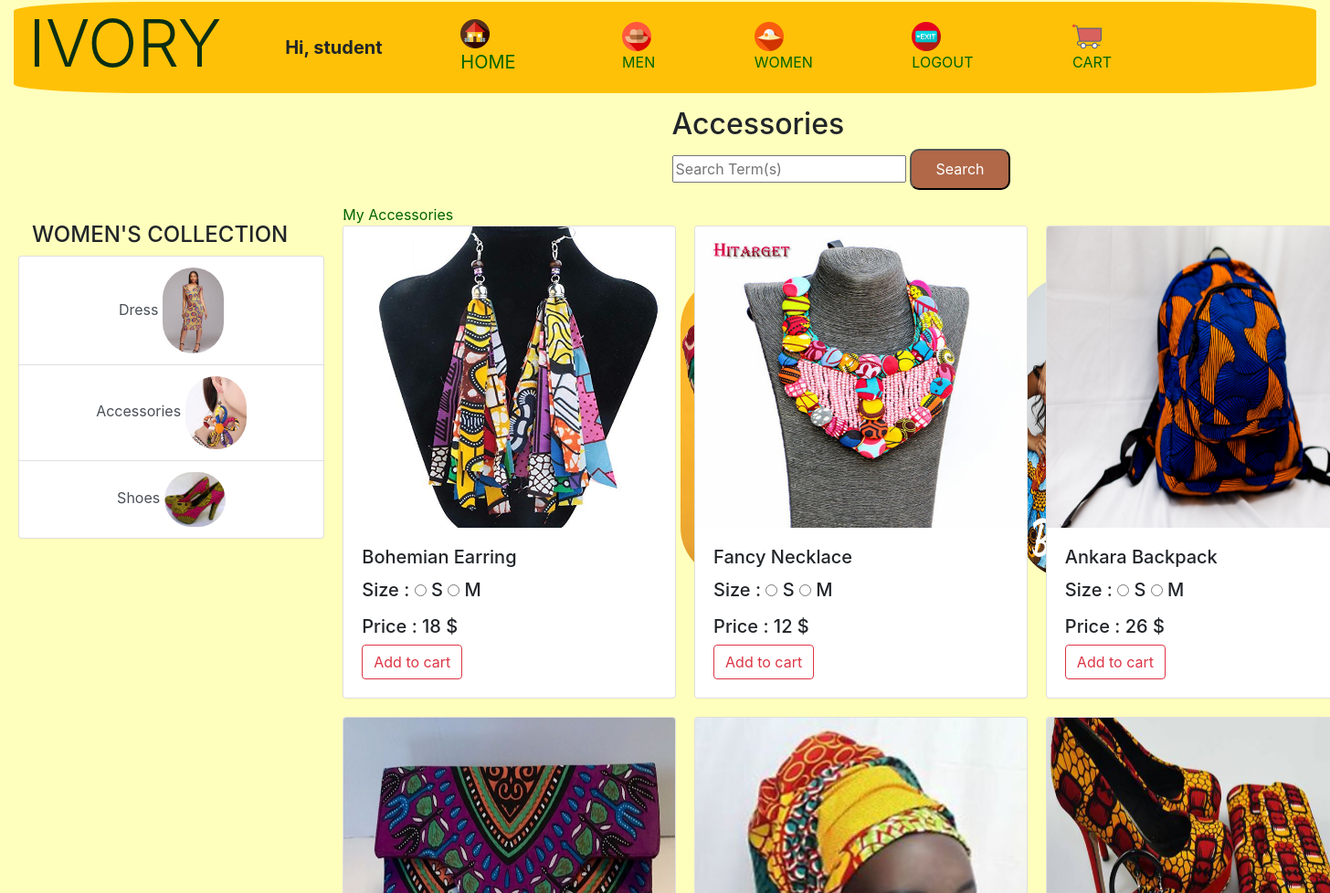
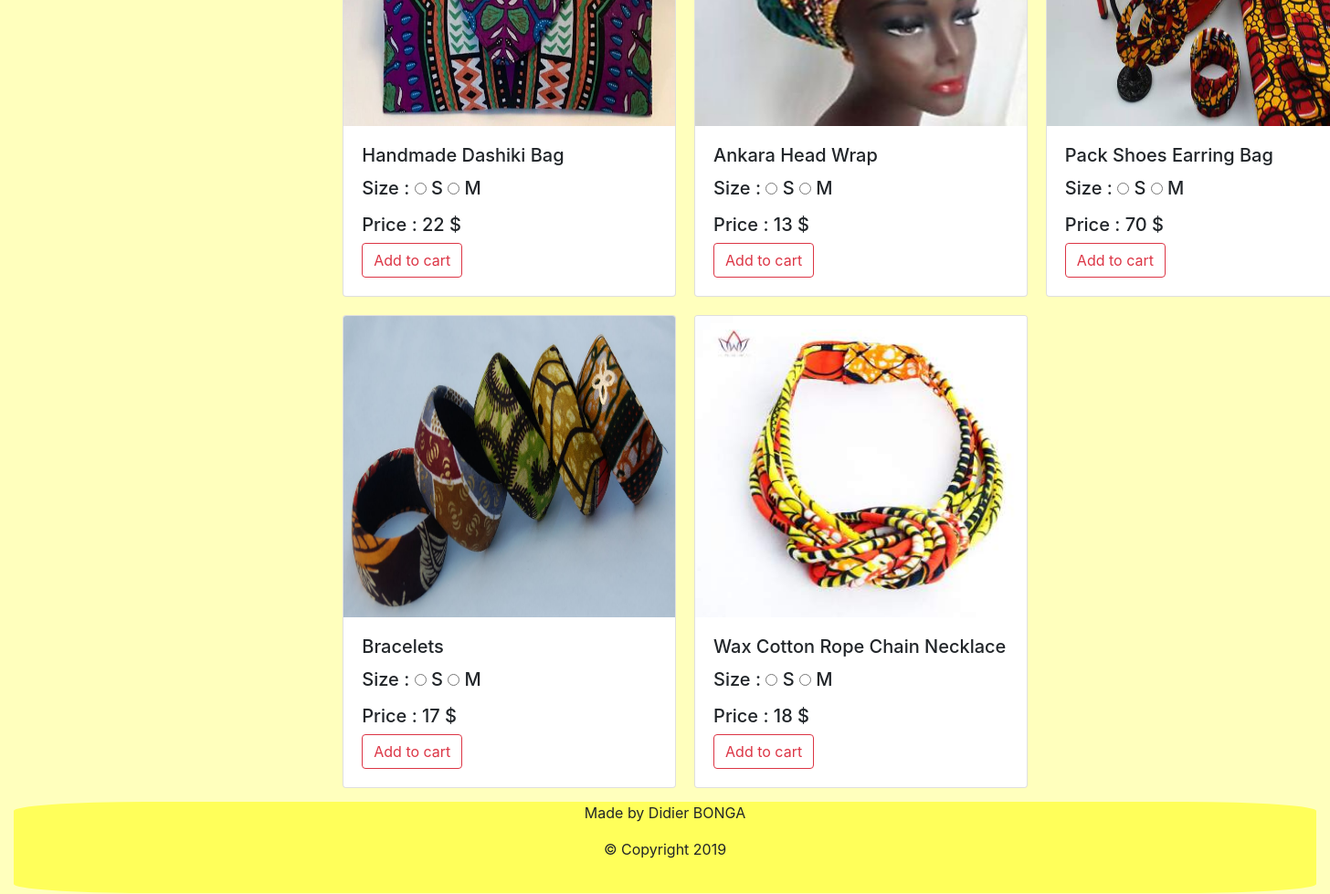
/bagjewel/ (signed in), run on the app's committed database (2 pictures, top to bottom).
### ivoryApp/models.py (models this page shows, shortened)
class BagJewel(models.Model):
    bj_title = models.CharField(max_length=200)
    bj_picture = models.ImageField(upload_to="media/images/", null=True, blank=True)
    bj_price = models.IntegerField(default=0)
    bj_ForeignKey = models.ForeignKey(UserLoginModel, on_delete=models.SET_NULL, null=True, blank=True)

### ivoryApp/views.py (the view)
# urls.py: path('bagjewel/', views.bagjewel, name='bagjewel'),
def bagjewel(request):
    form = MyForm()
    allAccessories = BagJewel.objects.all()
    return render(request, 'ivoryApp/item/bagjewel.html', {'allAccessories': allAccessories, 'form': form})

### ivoryApp/forms.py
class MyForm(forms.Form):
    my_choice_field = forms.ChoiceField(choices=CUSTOMER_SIZE_ACCESSORY)
    ts_size = forms.ChoiceField(choices=CUSTOMER_SIZE)
    s_size = forms.ChoiceField(choices=CUSTOMER_SIZE)
    pant_size = forms.ChoiceField(choices=CUSTOMER_SIZE)
    sm_size = forms.ChoiceField(choices=CUSTOMER_SIZE_SHOES)
    dress_size = forms.ChoiceField(choices=CUSTOMER_SIZE)
    bj_size = forms.ChoiceField(choices=CUSTOMER_SIZE_ACCESSORY)
    sw_size = forms.ChoiceField(choices=CUSTOMER_SIZE_SHOES)

### ivoryApp/templates/ivoryApp/item/bagjewel.html (shortened to what this page needs)
{% extends 'ivoryApp/women.html' %}
{% block content %}
<header>
    <h2>Accessories</h2>
    <form action="{% url 'search_bj' %}" method="post">
        <input type="text" name="mySearch" placeholder="Search Term(s)" aria-label="Search" >
        <button type="submit">Search</button>
    </form>
</header>
<aside>
    {% if user.is_authenticated %}
    <a href="{% url 'yourbagjewel' %}">My Accessories</a>
    {% endif %}
    {% if allAccessories %}
    <div class="miniGrid">
    {% for eachBj in allAccessories %}
    <div class="card" style="width: 22.8rem;">
        <img src="{{eachBj.bj_picture.url}}" class="card-img-top" alt="image item">
        <div class="card-body">
            <h5 class="card-title">{{ eachBj.bj_title }}</h5>
            <h5>
                Size :
                {% for choice in form.bj_size.field.choices %}
                <input type="radio" name="bj_size" value="{{choice.0}}"
                       />
                <label>{{choice.1}}</label>
                {% endfor %}
            </h5>
            <h5>Price : {{ eachBj.bj_price }} $</h5>
            {% if user.is_authenticated %}
            <a href="#" class="btn btn-outline-danger">Add to cart</a>
            {% endif %}
        </div>
    </div>
    {% endfor %}
    </div>
    {% endif %}
</aside>
{% endblock %}

### ivoryApp/templates/ivoryApp/women.html (shortened to what this page needs)
<!DOCTYPE html>
<html lang="en">
<head>
    {% load static %}
    <link rel="stylesheet" href="../../static/ivoryApp/css/bootstrap.css">
    <link rel="stylesheet" href="{% static 'ivoryApp/css/women.css' %}">
</head>
<body>
<div class="containerGrid">
{% block header %}
    {% if user.is_authenticated %}
    <nav class="navbar navbar-expand-lg navbar-warning bg-warning">
        <h1 class="display-3" style="color: #0b2e13">IVORY</h1>
        <a class="navbar-brand" >
            <b>Hi, {{ user.get_username }}</b>
        </a>
        <a class="navbar-brand" href="{% url 'index' %}">
            <img src="../../../media/images/logo_house.png" class="icon"/> <br>
            HOME
        </a>
        <div class="collapse navbar-collapse" >
            <ul class="navbar-nav mr-auto">
                <li class="nav-item active">
                    <a class="nav-link" href="{% url 'men' %}">
                        <img src="../../../media/images/logo_men.png" class="icon"/>
                        MEN<span class="sr-only">(current)</span>
                    </a>
                </li>
                <li class="nav-item active">
                    <a class="nav-link" href="{% url 'women' %}">
                        <img src="../../../media/images/logo_woman.png" class="icon"/>
                        WOMEN <span class="sr-only">(current)</span>
                    </a>
                </li>
                <li class="nav-item active">
                    <a class="nav-link" href="{% url 'logout' %}">
                        <img src="../../../media/images/logo_exit.png" class="icon"/>
                        LOGOUT <span class="sr-only">(current)</span>
                    </a>
                </li>
                <li class="nav-item active">
                    <a class="nav-link" href="{% url 'shoppingCart' %}">
                        <img src="../../../media/images/logo_credit-card.png" class="icon"/>
                        CART <span class="sr-only">(current)</span>
                    </a>
                </li>
            </ul>
        </div>
    </nav>
    {% endif %}
{% endblock %}
<section>
    <h4>WOMEN'S COLLECTION</h4>
    <div class="row">
        <div >
            <div class="list-group" id="list-tab" role="tablist">
                <a class="list-group-item list-group-item-action" id="list-home-list" data-toggle="list" href="{% url 'dress' %}" role="tab">
                    Dress
                    <img src="../../../media/images/fashion12.jpg" class="verySmallImage" alt="tip">
                </a>
                <a class="list-group-item list-group-item-action" id="list-profile-list" data-toggle="list" href="{% url 'bagjewel' %}" role="tab">
                    Accessories
                    <img src="../../../media/images/fashion13.jpg" class="verySmallImage" alt="tip">
                </a>
                <a class="list-group-item list-group-item-action" id="list-settings-list" data-toggle="list" href="{% url 'shoeswomen' %}" role="tab">
                    Shoes
                    <img src="../../../media/images/fashion14.png" class="verySmallImage" alt="tip">
                </a>
            </div>
        </div>
    </div>
</section>
    <aside>
        <p>.</p>
        <p>.</p>
        <div class="miniGrid">
        </div>
    </aside>
{% block content %}
{% endblock %}
{% block footer %}
    <div class="footer">
        <p>Made by Didier BONGA</p>
        <p>&copy; Copyright {% now 'Y' %}</p>
    </div>
{% endblock %}
</div>
</body>
</html>

### ivoryApp/static/ivoryApp/css/women.css (style rules this page uses)
img { width: 350px; height: 330px; }
body { margin: 1.5px 15px; background-color: rgba(255, 255, 0, 0.26); }
a { color: darkgreen; list-style-type: none; text-decoration: none; }
button, input[type=submit] { border-radius: 10px; background-color: rgba(147, 49, 29, 0.73); color: white; height: 45px; width: 110px; }
.miniGrid { display: grid; grid-template-columns: repeat(3,1fr); grid-gap: 20px; }
.containerGrid { display: grid; grid-template-columns: repeat(4, 1fr); grid-gap: 15px; grid-template-areas: "nav nav nav nav" ". . header header" "section aside aside aside" "footer footer footer footer"; }
nav { grid-area: nav; height:100px; border-radius: 10%; }
a.navbar-brand { margin-left: 5%; }
li.nav-item.active { margin-left: 22%; }
header { grid-area: header; }
section { grid-area: section; padding: 20px; }
aside { grid-area: aside; }
.footer { grid-area: footer; text-align: center; height: 100px; background: rgba(255, 255, 0, 0.52); border-radius: 10%; }
.verySmallImage { width:23%; height:1%; border-radius: 40px; }
div#list-tab.list-group { text-align: center; }
.icon { width: 32px; height: 32px; }

### data on the page
BagJewel: bj_picture (picture), bj_title "Bohemian Earring", choice "S" "M", bj_price "18"
BagJewel: bj_picture (picture), bj_title "Fancy Necklace", choice "S" "M", bj_price "12"
BagJewel: bj_picture (picture), bj_title "Ankara Backpack", choice "S" "M", bj_price "26"
BagJewel: bj_picture (picture), bj_title "Handmade Dashiki Bag", choice "S" "M", bj_price "22"
BagJewel: bj_picture (picture), bj_title "Ankara Head Wrap", choice "S" "M", bj_price "13"
BagJewel: bj_picture (picture), bj_title "Pack Shoes Earring Bag", choice "S" "M", bj_price "70"
BagJewel: bj_picture (picture), bj_title "Bracelets", choice "S" "M", bj_price "17"
BagJewel: bj_picture (picture), bj_title "Wax Cotton Rope Chain Necklace", choice "S" "M", bj_price "18"

### other printed values
{{ user.get_username }} "student"
